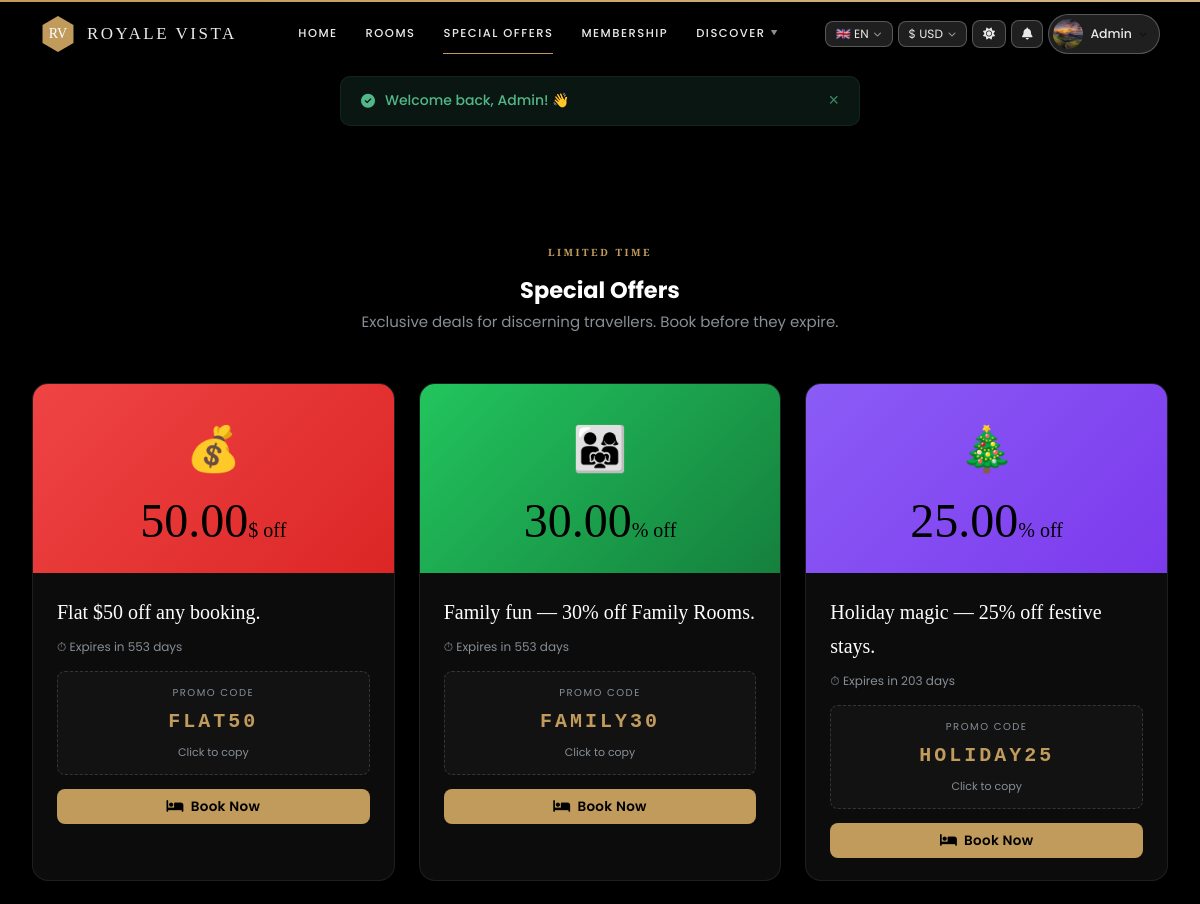
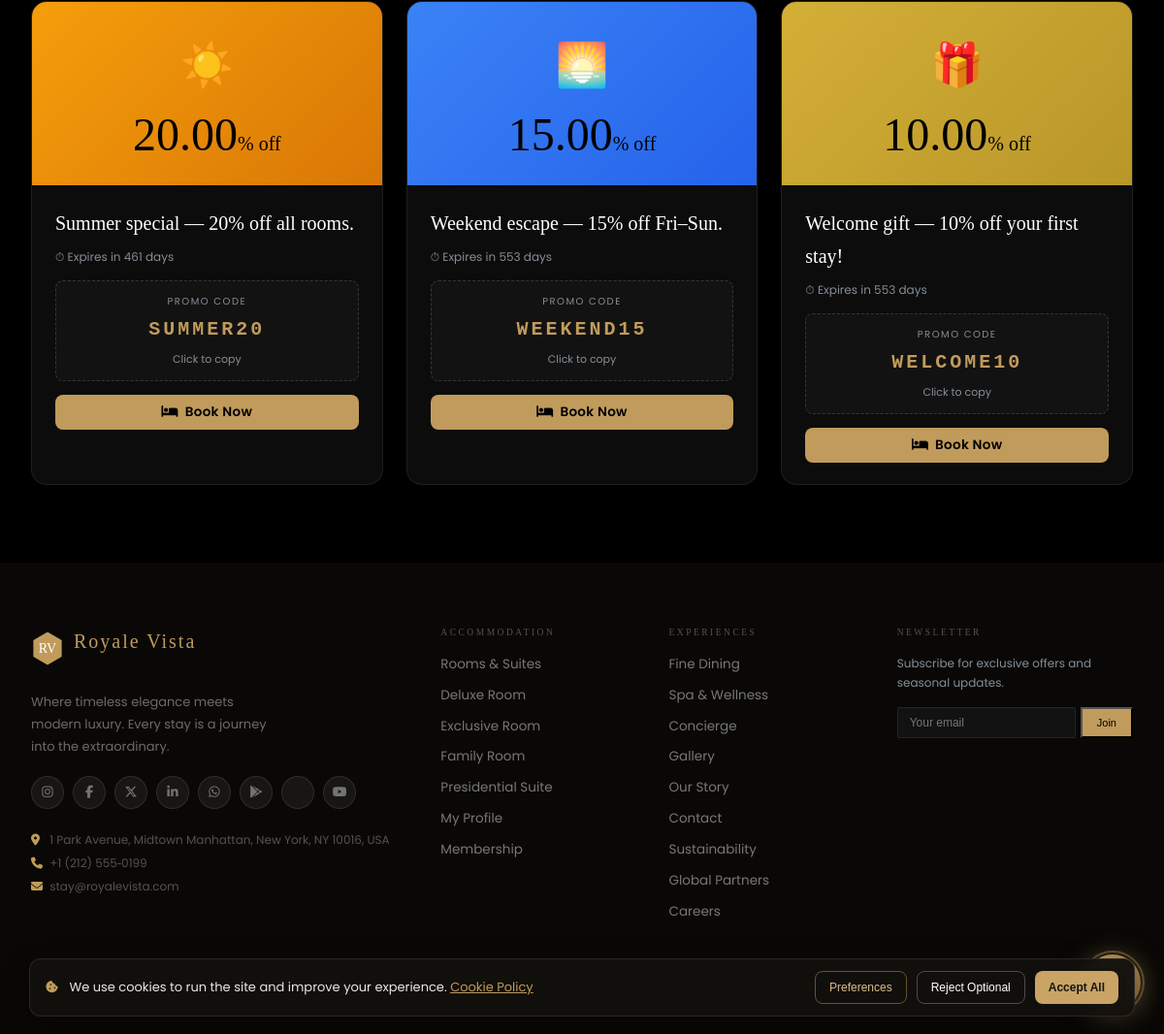
Screenshot of /offers.php (signed in) with the database file from the repository (2 pictures, top to bottom).
### tables this page shows
CREATE TABLE IF NOT EXISTS `offers` (
  `id` int NOT NULL AUTO_INCREMENT,
  `code` varchar(50) NOT NULL,
  `type` enum('percent','fixed') DEFAULT 'percent',
  `value` decimal(10,2) NOT NULL,
  `description` text,
  `valid_from` date DEFAULT NULL,
  `valid_to` date DEFAULT NULL,
  `is_active` tinyint(1) DEFAULT '1',
  `uses_max` int DEFAULT NULL,
  `uses_count` int DEFAULT '0',
  `created_at` timestamp NULL DEFAULT CURRENT_TIMESTAMP,
  PRIMARY KEY (`id`),
  UNIQUE KEY `code` (`code`)
);

### offers.php (the view, shortened to what this page needs)
<?php
require_once __DIR__.'/includes/config.php';
require_once __DIR__.'/includes/db.php';
$offers = $pdo->query("SELECT * FROM offers WHERE is_active=1 AND (valid_to IS NULL OR valid_to>=CURDATE()) ORDER BY value DESC")->fetchAll();
require __DIR__.'/header.php';
?>
<div style="padding-top:90px">
<section class="section">
<div class="container">
  <div style="text-align:center;margin-bottom:48px">
    <div class="section-label" style="justify-content:center">Limited Time</div>
    <h1 class="section-heading"><?= t('offers','Special Offers') ?></h1>
    <p class="section-sub" style="margin:0 auto">Exclusive deals for discerning travellers. Book before they expire.</p>
  </div>
  <div class="grid-3">
  <?php
  $offerIcons=['WELCOME10'=>'🎁','SUMMER20'=>'☀️','HOLIDAY25'=>'🎄','WEEKEND15'=>'🌅','FAMILY30'=>'👨‍👩‍👧','FLAT50'=>'💰'];
  $offerBg=['WELCOME10'=>'#d4af37,#b89628','SUMMER20'=>'#f59e0b,#d97706','HOLIDAY25'=>'#8b5cf6,#7c3aed','WEEKEND15'=>'#3b82f6,#2563eb','FAMILY30'=>'#22c55e,#15803d','FLAT50'=>'#ef4444,#dc2626'];
  foreach($offers as $offer):
    $bg=$offerBg[$offer['code']]??'#d4af37,#b89628';
    $icon=$offerIcons[$offer['code']]??'🏷️';
    $daysLeft=null;
    if($offer['valid_to']) $daysLeft=max(0,(int)floor((strtotime($offer['valid_to'])-time())/86400));
  ?>
  <div style="background:var(--card);border:1px solid var(--bdr2);border-radius:var(--radius-lg);overflow:hidden;transition:all var(--t)" onmouseover="this.style.transform='translateY(-4px)';this.style.boxShadow='var(--shadow)'" onmouseout="this.style.transform='';this.style.boxShadow=''">
    <div style="background:linear-gradient(135deg,<?=$bg?>);padding:28px 24px;text-align:center">
      <div style="font-size:44px;margin-bottom:10px"><?=$icon?></div>
      <div style="font-family:var(--serif);font-size:48px;font-weight:300;color:#000;line-height:1"><?=$offer['value']?><span style="font-size:20px"><?=$offer['type']==='percent'?'%':'$'?> off</span></div>
    </div>
    <div style="padding:22px 24px">
      <div style="font-family:var(--serif);font-size:20px;margin-bottom:8px"><?=htmlspecialchars($offer['description'])?></div>
      <?php if($daysLeft!==null): ?>
      <div style="font-size:12px;color:<?=$daysLeft<7?'var(--red)':'var(--muted)'?>;margin-bottom:14px">
        <?=$daysLeft>0?"⏱ Expires in $daysLeft day".($daysLeft!=1?'s':''):'⚡ Last day!'?>
      </div>
      <?php endif; ?>
      <div style="background:var(--card2);border:1px dashed var(--border);border-radius:8px;padding:12px;text-align:center;cursor:pointer;transition:all var(--t)" onclick="copyCode('<?= htmlspecialchars($offer['code'],ENT_QUOTES) ?>')" title="Click to copy">
        <div style="font-size:10px;color:var(--muted);letter-spacing:1.5px;text-transform:uppercase;margin-bottom:4px">Promo Code</div>
        <div style="font-family:monospace;font-size:20px;font-weight:700;color:var(--gold);letter-spacing:3px"><?=htmlspecialchars($offer['code'])?></div>
        <div style="font-size:11px;color:var(--muted);margin-top:4px">Click to copy</div>
      </div>
      <a href="<?=$B?>/rooms.php" class="btn btn-gold btn-block" style="margin-top:14px"><i class="fas fa-bed"></i> Book Now</a>
    </div>
  </div>
  <?php endforeach; ?>
  </div>
</div>
</section>
</div>
<?php require __DIR__.'/footer.php'; ?>

### css/animations.css (style rules this page uses)
body { animation: bodyFadeIn .4s ease; }
.btn-gold { transition: all .25s cubic-bezier(.34,1.56,.64,1); }

### footer.php (style rules this page uses)
body { top: 0 !important; }

### rows the page displays
offers: code "💰", value "50.00", description "Flat $50 off any booking.", valid_to "553", code "FLAT50"
offers: code "👨‍👩‍👧", value "30.00", description "Family fun — 30% off Family Rooms.", valid_to "553", code "FAMILY30"
offers: code "🎄", value "25.00", description "Holiday magic — 25% off festive stays.", valid_to "203", code "HOLIDAY25"
offers: code "☀️", value "20.00", description "Summer special — 20% off all rooms.", valid_to "461", code "SUMMER20"
offers: code "🌅", value "15.00", description "Weekend escape — 15% off Fri–Sun.", valid_to "553", code "WEEKEND15"
offers: code "🎁", value "10.00", description "Welcome gift — 10% off your first stay!", valid_to "553", code "WELCOME10"

### other values shown
$flash['msg'] "Welcome back, Admin! 👋"
t('home','Home') "HOME"
t('rooms','Rooms & Suites') "ROOMS"
t('offers','Offers') "SPECIAL OFFERS"
t('membership','Membership') "MEMBERSHIP"
t('discover','Discover') "DISCOVER"
LANGUAGES[$lang_]['flag'] "🇬🇧"
$lang_ "EN"
CURRENCIES[$curr]['symbol'] "$"
$curr "USD"
explode(' ',$userName?:'Account')[0] "Admin"
t('offers','Special Offers') "Special Offers"
